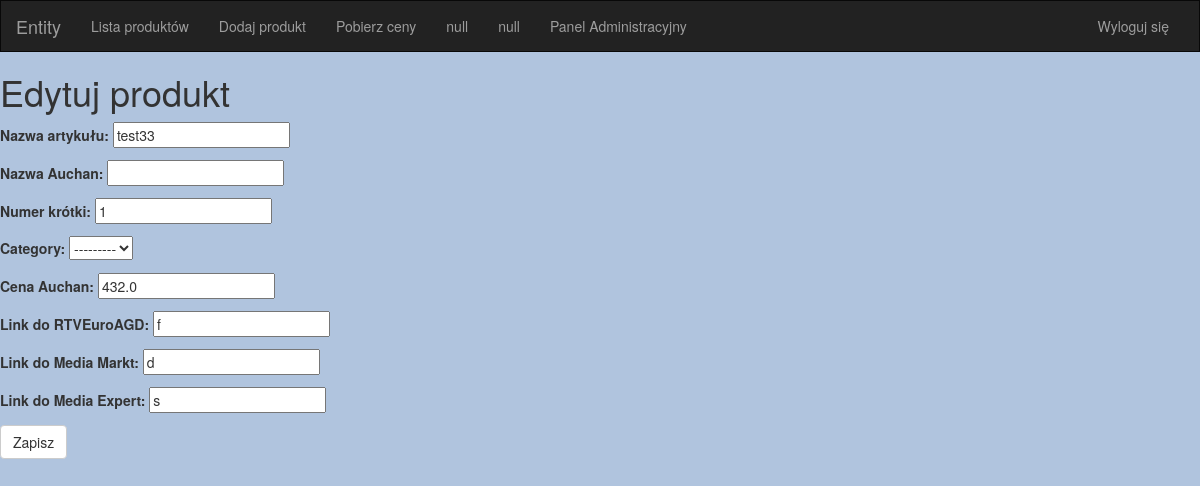
Page /scraper/productslist/1/ (signed in) on the earlier database version.
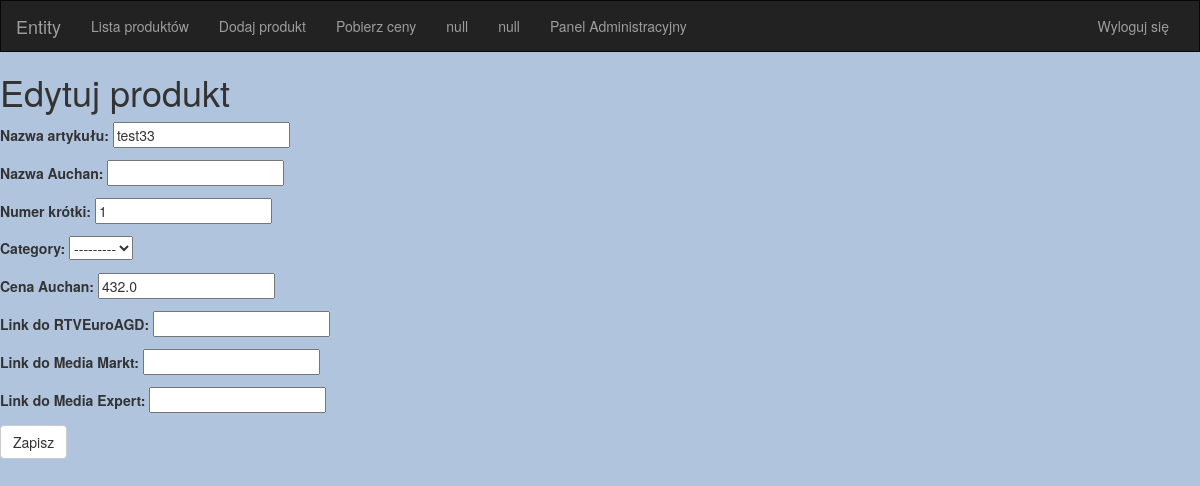
Same page on the later database version.
### scraper/models.py (models this page shows, shortened)
class Product(models.Model):
    art_name = models.CharField('Nazwa artykułu', max_length=255, null=True, blank=True, unique=True)
    auchan_name = models.CharField('Nazwa Auchan', max_length=255, null=True, blank=True, unique=True)
    plu_num = models.IntegerField('Numer krótki', default=0, unique=True)
    category = models.ForeignKey('Category', on_delete=models.CASCADE, null=True, blank=True)
    auchan_price = models.FloatField('Cena Auchan', null=True, blank=True)
    rtveuro_price = models.FloatField('Cena RTVEuroAGD', null=True, blank=True)
    rtveuro_url = models.CharField('Link do RTVEuroAGD', null=True, blank=True, max_length=1000, unique=True)
    rtveuro_url_valid = models.BooleanField(default=False)
    mediamarkt_price = models.FloatField('Cena Media Markt', null=True, blank=True)
    mediamarkt_url = models.CharField('Link do Media Markt', null=True, blank=True, max_length=1000, unique=True)
    mediamarkt_url_valid = models.BooleanField(default=False)
    mediaexpert_price = models.FloatField('Cena Media Expert', null=True, blank=True)
    mediaexpert_url = models.CharField('Link do Media Expert', null=True, blank=True, max_length=1000, unique=True)
    mediaexpert_url_valid = models.BooleanField(default=False)
    class Meta:
        verbose_name = 'Produkt'
        verbose_name_plural = 'Produkty'

### scraper/views.py (the view)
# urls.py: url(r'^productslist/(?P<pk>\d+)/$', views.product_view, name='Edycja produktu'),
@login_required(login_url='/login')
def product_view(request, pk):
    product = get_object_or_404(Product, pk=pk)
    if request.method == 'POST':
        form = ProductForm(request.POST, instance=product)
        if form.is_valid():
            product = form.save()
            product.save()
            return redirect('scraper:Lista produktów')
    else:
        form = ProductForm(instance=product)
    return render(request, 'scraper/product_view.html', {'form': form})

### scraper/forms.py
class ProductForm(forms.ModelForm):
    category = CustomModelChoiceField(queryset=Category.objects.all())
    class Meta:
        model = Product
        fields = ('art_name', 'auchan_name', 'plu_num', 'category', 'auchan_price', 'rtveuro_url', 'mediamarkt_url', 'mediaexpert_url')

### scraper/forms.py (called while the page is built)
    def label_from_instance(self, obj):
        return "%s" % obj.category_name

### scraper/templates/scraper/product_view.html (shortened to what this page needs)
{% extends 'scraper/base.html' %}
{% block content %}
    <h1>Edytuj produkt</h1>
    <form method="POST" class="post-form">
        {{ form.as_p }}
        <button type="submit" class="save btn btn-default">Zapisz</button>
    </form>
{% endblock %}

### scraper/templates/scraper/base.html (shortened to what this page needs)
{% load static %}
<!DOCTYPE html>
<html lang="en">
<head>
    <link rel="stylesheet" href="https://maxcdn.bootstrapcdn.com/bootstrap/3.3.7/css/bootstrap.min.css">
    <link rel="stylesheet" type="text/css" href="{% static 'scraper/style.css' %}" />
</head>
<body>
    <nav class="nav navbar navbar-inverse">
        <div class="container-fluid">
            <div class="navbar=header">
                <a class="navbar-brand" href="{% url 'scraper:index' %}">Entity</a>
            </div>
            <div class="collapse navbar-collapse">
                <ul class="nav navbar-nav">
                    <li>
                        <a href="{% url 'scraper:Lista produktów' %}" class="button">Lista produktów</a>
                    </li>
                    <li>
                        <a href="{% url 'scraper:Dodaj produkt' %}" class="button">Dodaj produkt</a>
                    </li>
                    <li>
                        <a href="{% url 'scraper:Pobierz ceny' %}" class="button">Pobierz ceny</a>
                    </li>
                    <li>
                        <a href="" class="button">null</a>
                    </li>
                    <li>
                        <a href="" class="button">null</a>
                    </li>
                    <li>
                        <a href="/admin" class="button">Panel Administracyjny</a>
                    </li>
                </ul>
                <ul class="nav navbar-nav navbar-right">
                    <li>
                        {% if user.is_authenticated %}
                            <a href="{% url 'logout' %}">Wyloguj się</a>
                        {% else %}
                            <a href="{% url 'login' %}">Zaloguj się</a>
                        {% endif %}
                    </li>
                </ul>
            </div>
        </div>
    </nav>
</body>
{% block content %}
{% endblock %}
</html>

### scraper/static/scraper/style.css (style rules this page uses)
body { background: lightsteelblue; }
.navbar { border-radius: 0; }
a { color: darkblue; }

Differences in the rows shown:
changed Product "test33": rtveuro_url "f" → (not shown); mediamarkt_url "d" → (not shown); mediaexpert_url "s" → (not shown)
